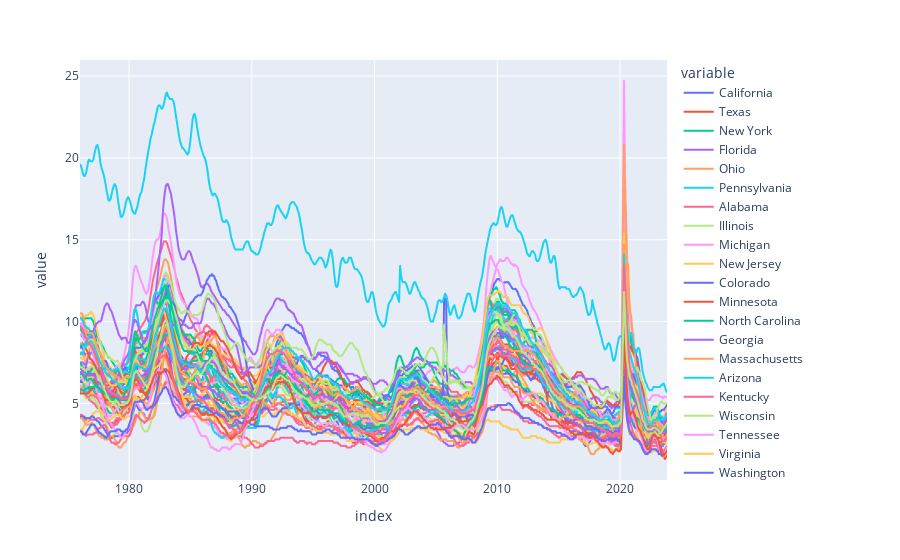

Source (notebook cell):
### Code cell
# Plot Staten Unemployement Rate
px.line(uemp_states)

### Figure 1 — Plotly figure (JSON) as saved in the notebook; plotly's stock layout.template omitted (floating-point values rounded to 4 significant figures; data arrays with more than 128 entries replaced by an {"elided": "..."} marker saying what was removed)
{"data": [{"hovertemplate": "variable=California<br>index=%{x}<br>value=%{y}<extra></extra>", "legendgroup": "California", "line": {"color": "#636efa", "dash": "solid"}, "marker": {"symbol": "circle"}, "mode": "lines", "name": "California", "showlegend": true, "type": "scattergl", "x": {"elided": "573 str values"}, "xaxis": "x", "y": {"elided": "573 float values"}, "yaxis": "y"}, {"hovertemplate": "variable=Texas<br>index=%{x}<br>value=%{y}<extra></extra>", "legendgroup": "Texas", "line": {"color": "#EF553B", "dash": "solid"}, "marker": {"symbol": "circle"}, "mode": "lines", "name": "Texas", "showlegend": true, "type": "scattergl", "x": {"elided": "573 str values"}, "xaxis": "x", "y": {"elided": "573 float values"}, "yaxis": "y"}, {"hovertemplate": "variable=New York<br>index=%{x}<br>value=%{y}<extra></extra>", "legendgroup": "New York", "line": {"color": "#00cc96", "dash": "solid"}, "marker": {"symbol": "circle"}, "mode": "lines", "name": "New York", "showlegend": true, "type": "scattergl", "x": {"elided": "573 str values"}, "xaxis": "x", "y": {"elided": "573 float values"}, "yaxis": "y"}, {"hovertemplate": "variable=Florida<br>index=%{x}<br>value=%{y}<extra></extra>", "legendgroup": "Florida", "line": {"color": "#ab63fa", "dash": "solid"}, "marker": {"symbol": "circle"}, "mode": "lines", "name": "Florida", "showlegend": true, "type": "scattergl", "x": {"elided": "573 str values"}, "xaxis": "x", "y": {"elided": "573 float values"}, "yaxis": "y"}, {"hovertemplate": "variable=Ohio<br>index=%{x}<br>value=%{y}<extra></extra>", "legendgroup": "Ohio", "line": {"color": "#FFA15A", "dash": "solid"}, "marker": {"symbol": "circle"}, "mode": "lines", "name": "Ohio", "showlegend": true, "type": "scattergl", "x": {"elided": "573 str values"}, "xaxis": "x", "y": {"elided": "573 float values"}, "yaxis": "y"}, {"hovertemplate": "variable=Pennsylvania<br>index=%{x}<br>value=%{y}<extra></extra>", "legendgroup": "Pennsylvania", "line": {"color": "#19d3f3", "dash": "solid"}, "marker": {"symbol": "circle"}, "mode": "lines", "name": "Pennsylvania", "showlegend": true, "type": "scattergl", "x": {"elided": "573 str values"}, "xaxis": "x", "y": {"elided": "573 float values"}, "yaxis": "y"}, {"hovertemplate": "variable=Alabama<br>index=%{x}<br>value=%{y}<extra></extra>", "legendgroup": "Alabama", "line": {"color": "#FF6692", "dash": "solid"}, "marker": {"symbol": "circle"}, "mode": "lines", "name": "Alabama", "showlegend": true, "type": "scattergl", "x": {"elided": "573 str values"}, "xaxis": "x", "y": {"elided": "573 float values"}, "yaxis": "y"}, {"hovertemplate": "variable=Illinois<br>index=%{x}<br>value=%{y}<extra></extra>", "legendgroup": "Illinois", "line": {"color": "#B6E880", "dash": "solid"}, "marker": {"symbol": "circle"}, "mode": "lines", "name": "Illinois", "showlegend": true, "type": "scattergl", "x": {"elided": "573 str values"}, "xaxis": "x", "y": {"elided": "573 float values"}, "yaxis": "y"}, {"hovertemplate": "variable=Michigan<br>index=%{x}<br>value=%{y}<extra></extra>", "legendgroup": "Michigan", "line": {"color": "#FF97FF", "dash": "solid"}, "marker": {"symbol": "circle"}, "mode": "lines", "name": "Michigan", "showlegend": true, "type": "scattergl", "x": {"elided": "573 str values"}, "xaxis": "x", "y": {"elided": "573 float values"}, "yaxis": "y"}, {"hovertemplate": "variable=New Jersey<br>index=%{x}<br>value=%{y}<extra></extra>", "legendgroup": "New Jersey", "line": {"color": "#FECB52", "dash": "solid"}, "marker": {"symbol": "circle"}, "mode": "lines", "name": "New Jersey", "showlegend": true, "type": "scattergl", "x": {"elided": "573 str values"}, "xaxis": "x", "y": {"elided": "573 float values"}, "yaxis": "y"}, {"hovertemplate": "variable=Colorado<br>index=%{x}<br>value=%{y}<extra></extra>", "legendgroup": "Colorado", "line": {"color": "#636efa", "dash": "solid"}, "marker": {"symbol": "circle"}, "mode": "lines", "name": "Colorado", "showlegend": true, "type": "scattergl", "x": {"elided": "573 str values"}, "xaxis": "x", "y": {"elided": "573 float values"}, "yaxis": "y"}, {"hovertemplate": "variable=Minnesota<br>index=%{x}<br>value=%{y}<extra></extra>", "legendgroup": "Minnesota", "line": {"color": "#EF553B", "dash": "solid"}, "marker": {"symbol": "circle"}, "mode": "lines", "name": "Minnesota", "showlegend": true, "type": "scattergl", "x": {"elided": "573 str values"}, "xaxis": "x", "y": {"elided": "573 float values"}, "yaxis": "y"}, {"hovertemplate": "variable=North Carolina<br>index=%{x}<br>value=%{y}<extra></extra>", "legendgroup": "North Carolina", "line": {"color": "#00cc96", "dash": "solid"}, "marker": {"symbol": "circle"}, "mode": "lines", "name": "North Carolina", "showlegend": true, "type": "scattergl", "x": {"elided": "573 str values"}, "xaxis": "x", "y": {"elided": "573 float values"}, "yaxis": "y"}, {"hovertemplate": "variable=Georgia<br>index=%{x}<br>value=%{y}<extra></extra>", "legendgroup": "Georgia", "line": {"color": "#ab63fa", "dash": "solid"}, "marker": {"symbol": "circle"}, "mode": "lines", "name": "Georgia", "showlegend": true, "type": "scattergl", "x": {"elided": "573 str values"}, "xaxis": "x", "y": {"elided": "573 float values"}, "yaxis": "y"}, {"hovertemplate": "variable=Massachusetts<br>index=%{x}<br>value=%{y}<extra></extra>", "legendgroup": "Massachusetts", "line": {"color": "#FFA15A", "dash": "solid"}, "marker": {"symbol": "circle"}, "mode": "lines", "name": "Massachusetts", "showlegend": true, "type": "scattergl", "x": {"elided": "573 str values"}, "xaxis": "x", "y": {"elided": "573 float values"}, "yaxis": "y"}, {"hovertemplate": "variable=Arizona<br>index=%{x}<br>value=%{y}<extra></extra>", "legendgroup": "Arizona", "line": {"color": "#19d3f3", "dash": "solid"}, "marker": {"symbol": "circle"}, "mode": "lines", "name": "Arizona", "showlegend": true, "type": "scattergl", "x": {"elided": "573 str values"}, "xaxis": "x", "y": {"elided": "573 float values"}, "yaxis": "y"}, {"hovertemplate": "variable=Kentucky<br>index=%{x}<br>value=%{y}<extra></extra>", "legendgroup": "Kentucky", "line": {"color": "#FF6692", "dash": "solid"}, "marker": {"symbol": "circle"}, "mode": "lines", "name": "Kentucky", "showlegend": true, "type": "scattergl", "x": {"elided": "573 str values"}, "xaxis": "x", "y": {"elided": "573 float values"}, "yaxis": "y"}, {"hovertemplate": "variable=Wisconsin<br>index=%{x}<br>value=%{y}<extra></extra>", "legendgroup": "Wisconsin", "line": {"color": "#B6E880", "dash": "solid"}, "marker": {"symbol": "circle"}, "mode": "lines", "name": "Wisconsin", "showlegend": true, "type": "scattergl", "x": {"elided": "573 str values"}, "xaxis": "x", "y": {"elided": "573 float values"}, "yaxis": "y"}, {"hovertemplate": "variable=Tennessee<br>index=%{x}<br>value=%{y}<extra></extra>", "legendgroup": "Tennessee", "line": {"color": "#FF97FF", "dash": "solid"}, "marker": {"symbol": "circle"}, "mode": "lines", "name": "Tennessee", "showlegend": true, "type": "scattergl", "x": {"elided": "573 str values"}, "xaxis": "x", "y": {"elided": "573 float values"}, "yaxis": "y"}, {"hovertemplate": "variable=Virginia<br>index=%{x}<br>value=%{y}<extra></extra>", "legendgroup": "Virginia", "line": {"color": "#FECB52", "dash": "solid"}, "marker": {"symbol": "circle"}, "mode": "lines", "name": "Virginia", "showlegend": true, "type": "scattergl", "x": {"elided": "573 str values"}, "xaxis": "x", "y": {"elided": "573 float values"}, "yaxis": "y"}, {"hovertemplate": "variable=Washington<br>index=%{x}<br>value=%{y}<extra></extra>", "legendgroup": "Washington", "line": {"color": "#636efa", "dash": "solid"}, "marker": {"symbol": "circle"}, "mode": "lines", "name": "Washington", "showlegend": true, "type": "scattergl", "x": {"elided": "573 str values"}, "xaxis": "x", "y": {"elided": "573 float values"}, "yaxis": "y"}, {"hovertemplate": "variable=Maryland<br>index=%{x}<br>value=%{y}<extra></extra>", "legendgroup": "Maryland", "line": {"color": "#EF553B", "dash": "solid"}, "marker": {"symbol": "circle"}, "mode": "lines", "name": "Maryland", "showlegend": true, "type": "scattergl", "x": {"elided": "573 str values"}, "xaxis": "x", "y": {"elided": "573 float values"}, "yaxis": "y"}, {"hovertemplate": "variable=Oregon<br>index=%{x}<br>value=%{y}<extra></extra>", "legendgroup": "Oregon", "line": {"color": "#00cc96", "dash": "solid"}, "marker": {"symbol": "circle"}, "mode": "lines", "name": "Oregon", "showlegend": true, "type": "scattergl", "x": {"elided": "573 str values"}, "xaxis": "x", "y": {"elided": "573 float values"}, "yaxis": "y"}, {"hovertemplate": "variable=West Virginia<br>index=%{x}<br>value=%{y}<extra></extra>", "legendgroup": "West Virginia", "line": {"color": "#ab63fa", "dash": "solid"}, "marker": {"symbol": "circle"}, "mode": "lines", "name": "West Virginia", "showlegend": true, "type": "scattergl", "x": {"elided": "573 str values"}, "xaxis": "x", "y": {"elided": "573 float values"}, "yaxis": "y"}, {"hovertemplate": "variable=Missouri<br>index=%{x}<br>value=%{y}<extra></extra>", "legendgroup": "Missouri", "line": {"color": "#FFA15A", "dash": "solid"}, "marker": {"symbol": "circle"}, "mode": "lines", "name": "Missouri", "showlegend": true, "type": "scattergl", "x": {"elided": "573 str values"}, "xaxis": "x", "y": {"elided": "573 float values"}, "yaxis": "y"}, {"hovertemplate": "variable=Indiana<br>index=%{x}<br>value=%{y}<extra></extra>", "legendgroup": "Indiana", "line": {"color": "#19d3f3", "dash": "solid"}, "marker": {"symbol": "circle"}, "mode": "lines", "name": "Indiana", "showlegend": true, "type": "scattergl", "x": {"elided": "573 str values"}, "xaxis": "x", "y": {"elided": "573 float values"}, "yaxis": "y"}, {"hovertemplate": "variable=Iowa<br>index=%{x}<br>value=%{y}<extra></extra>", "legendgroup": "Iowa", "line": {"color": "#FF6692", "dash": "solid"}, "marker": {"symbol": "circle"}, "mode": "lines", "name": "Iowa", "showlegend": true, "type": "scattergl", "x": {"elided": "573 str values"}, "xaxis": "x", "y": {"elided": "573 float values"}, "yaxis": "y"}, {"hovertemplate": "variable=Oklahoma<br>index=%{x}<br>value=%{y}<extra></extra>", "legendgroup": "Oklahoma", "line": {"color": "#B6E880", "dash": "solid"}, "marker": {"symbol": "circle"}, "mode": "lines", "name": "Oklahoma", "showlegend": true, "type": "scattergl", "x": {"elided": "573 str values"}, "xaxis": "x", "y": {"elided": "573 float values"}, "yaxis": "y"}, {"hovertemplate": "variable=Nevada<br>index=%{x}<br>value=%{y}<extra></extra>", "legendgroup": "Nevada", "line": {"color": "#FF97FF", "dash": "solid"}, "marker": {"symbol": "circle"}, "mode": "lines", "name": "Nevada", "showlegend": true, "type": "scattergl", "x": {"elided": "573 str values"}, "xaxis": "x", "y": {"elided": "573 float values"}, "yaxis": "y"}, {"hovertemplate": "variable=Arkansas<br>index=%{x}<br>value=%{y}<extra></extra>", "legendgroup": "Arkansas", "line": {"color": "#FECB52", "dash": "solid"}, "marker": {"symbol": "circle"}, "mode": "lines", "name": "Arkansas", "showlegend": true, "type": "scattergl", "x": {"elided": "573 str values"}, "xaxis": "x", "y": {"elided": "573 float values"}, "yaxis": "y"}, {"hovertemplate": "variable=Louisiana<br>index=%{x}<br>value=%{y}<extra></extra>", "legendgroup": "Louisiana", "line": {"color": "#636efa", "dash": "solid"}, "marker": {"symbol": "circle"}, "mode": "lines", "name": "Louisiana", "showlegend": true, "type": "scattergl", "x": {"elided": "573 str values"}, "xaxis": "x", "y": {"elided": "573 float values"}, "yaxis": "y"}, {"hovertemplate": "variable=New Mexico<br>index=%{x}<br>value=%{y}<extra></extra>", "legendgroup": "New Mexico", "line": {"color": "#EF553B", "dash": "solid"}, "marker": {"symbol": "circle"}, "mode": "lines", "name": "New Mexico", "showlegend": true, "type": "scattergl", "x": {"elided": "573 str values"}, "xaxis": "x", "y": {"elided": "573 float values"}, "yaxis": "y"}, {"hovertemplate": "variable=South Carolina<br>index=%{x}<br>value=%{y}<extra></extra>", "legendgroup": "South Carolina", "line": {"color": "#00cc96", "dash": "solid"}, "marker": {"symbol": "circle"}, "mode": "lines", "name": "South Carolina", "showlegend": true, "type": "scattergl", "x": {"elided": "573 str values"}, "xaxis": "x", "y": {"elided": "573 float values"}, "yaxis": "y"}, {"hovertemplate": "variable=Alaska<br>index=%{x}<br>value=%{y}<extra></extra>", "legendgroup": "Alaska", "line": {"color": "#ab63fa", "dash": "solid"}, "marker": {"symbol": "circle"}, "mode": "lines", "name": "Alaska", "showlegend": true, "type": "scattergl", "x": {"elided": "573 str values"}, "xaxis": "x", "y": {"elided": "573 float values"}, "yaxis": "y"}, {"hovertemplate": "variable=Hawaii<br>index=%{x}<br>value=%{y}<extra></extra>", "legendgroup": "Hawaii", "line": {"color": "#FFA15A", "dash": "solid"}, "marker": {"symbol": "circle"}, "mode": "lines", "name": "Hawaii", "showlegend": true, "type": "scattergl", "x": {"elided": "573 str values"}, "xaxis": "x", "y": {"elided": "573 float values"}, "yaxis": "y"}, {"hovertemplate": "variable=Puerto Rico<br>index=%{x}<br>value=%{y}<extra></extra>", "legendgroup": "Puerto Rico", "line": {"color": "#19d3f3", "dash": "solid"}, "marker": {"symbol": "circle"}, "mode": "lines", "name": "Puerto Rico", "showlegend": true, "type": "scattergl", "x": {"elided": "573 str values"}, "xaxis": "x", "y": {"elided": "573 float values"}, "yaxis": "y"}, {"hovertemplate": "variable=Utah<br>index=%{x}<br>value=%{y}<extra></extra>", "legendgroup": "Utah", "line": {"color": "#FF6692", "dash": "solid"}, "marker": {"symbol": "circle"}, "mode": "lines", "name": "Utah", "showlegend": true, "type": "scattergl", "x": {"elided": "573 str values"}, "xaxis": "x", "y": {"elided": "573 float values"}, "yaxis": "y"}, {"hovertemplate": "variable=Mississippi<br>index=%{x}<br>value=%{y}<extra></extra>", "legendgroup": "Mississippi", "line": {"color": "#B6E880", "dash": "solid"}, "marker": {"symbol": "circle"}, "mode": "lines", "name": "Mississippi", "showlegend": true, "type": "scattergl", "x": {"elided": "573 str values"}, "xaxis": "x", "y": {"elided": "573 float values"}, "yaxis": "y"}, {"hovertemplate": "variable=Connecticut<br>index=%{x}<br>value=%{y}<extra></extra>", "legendgroup": "Connecticut", "line": {"color": "#FF97FF", "dash": "solid"}, "marker": {"symbol": "circle"}, "mode": "lines", "name": "Connecticut", "showlegend": true, "type": "scattergl", "x": {"elided": "573 str values"}, "xaxis": "x", "y": {"elided": "573 float values"}, "yaxis": "y"}, {"hovertemplate": "variable=North Dakota<br>index=%{x}<br>value=%{y}<extra></extra>", "legendgroup": "North Dakota", "line": {"color": "#FECB52", "dash": "solid"}, "marker": {"symbol": "circle"}, "mode": "lines", "name": "North Dakota", "showlegend": true, "type": "scattergl", "x": {"elided": "573 str values"}, "xaxis": "x", "y": {"elided": "573 float values"}, "yaxis": "y"}, {"hovertemplate": "variable=Kansas<br>index=%{x}<br>value=%{y}<extra></extra>", "legendgroup": "Kansas", "line": {"color": "#636efa", "dash": "solid"}, "marker": {"symbol": "circle"}, "mode": "lines", "name": "Kansas", "showlegend": true, "type": "scattergl", "x": {"elided": "573 str values"}, "xaxis": "x", "y": {"elided": "573 float values"}, "yaxis": "y"}, {"hovertemplate": "variable=Idaho<br>index=%{x}<br>value=%{y}<extra></extra>", "legendgroup": "Idaho", "line": {"color": "#EF553B", "dash": "solid"}, "marker": {"symbol": "circle"}, "mode": "lines", "name": "Idaho", "showlegend": true, "type": "scattergl", "x": {"elided": "573 str values"}, "xaxis": "x", "y": {"elided": "573 float values"}, "yaxis": "y"}, {"hovertemplate": "variable=Montana<br>index=%{x}<br>value=%{y}<extra></extra>", "legendgroup": "Montana", "line": {"color": "#00cc96", "dash": "solid"}, "marker": {"symbol": "circle"}, "mode": "lines", "name": "Montana", "showlegend": true, "type": "scattergl", "x": {"elided": "573 str values"}, "xaxis": "x", "y": {"elided": "573 float values"}, "yaxis": "y"}, {"hovertemplate": "variable=Maine<br>index=%{x}<br>value=%{y}<extra></extra>", "legendgroup": "Maine", "line": {"color": "#ab63fa", "dash": "solid"}, "marker": {"symbol": "circle"}, "mode": "lines", "name": "Maine", "showlegend": true, "type": "scattergl", "x": {"elided": "573 str values"}, "xaxis": "x", "y": {"elided": "573 float values"}, "yaxis": "y"}, {"hovertemplate": "variable=Wyoming<br>index=%{x}<br>value=%{y}<extra></extra>", "legendgroup": "Wyoming", "line": {"color": "#FFA15A", "dash": "solid"}, "marker": {"symbol": "circle"}, "mode": "lines", "name": "Wyoming", "showlegend": true, "type": "scattergl", "x": {"elided": "573 str values"}, "xaxis": "x", "y": {"elided": "573 float values"}, "yaxis": "y"}, {"hovertemplate": "variable=Delaware<br>index=%{x}<br>value=%{y}<extra></extra>", "legendgroup": "Delaware", "line": {"color": "#19d3f3", "dash": "solid"}, "marker": {"symbol": "circle"}, "mode": "lines", "name": "Delaware", "showlegend": true, "type": "scattergl", "x": {"elided": "573 str values"}, "xaxis": "x", "y": {"elided": "573 float values"}, "yaxis": "y"}, {"hovertemplate": "variable=Nebraska<br>index=%{x}<br>value=%{y}<extra></extra>", "legendgroup": "Nebraska", "line": {"color": "#FF6692", "dash": "solid"}, "marker": {"symbol": "circle"}, "mode": "lines", "name": "Nebraska", "showlegend": true, "type": "scattergl", "x": {"elided": "573 str values"}, "xaxis": "x", "y": {"elided": "573 float values"}, "yaxis": "y"}, {"hovertemplate": "variable=the District of Columbia<br>index=%{x}<br>value=%{y}<extra></extra>", "legendgroup": "the District of Columbia", "line": {"color": "#B6E880", "dash": "solid"}, "marker": {"symbol": "circle"}, "mode": "lines", "name": "the District of Columbia", "showlegend": true, "type": "scattergl", "x": {"elided": "573 str values"}, "xaxis": "x", "y": {"elided": "573 float values"}, "yaxis": "y"}, {"hovertemplate": "variable=New Hampshire<br>index=%{x}<br>value=%{y}<extra></extra>", "legendgroup": "New Hampshire", "line": {"color": "#FF97FF", "dash": "solid"}, "marker": {"symbol": "circle"}, "mode": "lines", "name": "New Hampshire", "showlegend": true, "type": "scattergl", "x": {"elided": "573 str values"}, "xaxis": "x", "y": {"elided": "573 float values"}, "yaxis": "y"}, {"hovertemplate": "variable=Rhode Island<br>index=%{x}<br>value=%{y}<extra></extra>", "legendgroup": "Rhode Island", "line": {"color": "#FECB52", "dash": "solid"}, "marker": {"symbol": "circle"}, "mode": "lines", "name": "Rhode Island", "showlegend": true, "type": "scattergl", "x": {"elided": "573 str values"}, "xaxis": "x", "y": {"elided": "573 float values"}, "yaxis": "y"}, {"hovertemplate": "variable=South Dakota<br>index=%{x}<br>value=%{y}<extra></extra>", "legendgroup": "South Dakota", "line": {"color": "#636efa", "dash": "solid"}, "marker": {"symbol": "circle"}, "mode": "lines", "name": "South Dakota", "showlegend": true, "type": "scattergl", "x": {"elided": "573 str values"}, "xaxis": "x", "y": {"elided": "573 float values"}, "yaxis": "y"}, {"hovertemplate": "variable=Vermont<br>index=%{x}<br>value=%{y}<extra></extra>", "legendgroup": "Vermont", "line": {"color": "#EF553B", "dash": "solid"}, "marker": {"symbol": "circle"}, "mode": "lines", "name": "Vermont", "showlegend": true, "type": "scattergl", "x": {"elided": "573 str values"}, "xaxis": "x", "y": {"elided": "573 float values"}, "yaxis": "y"}, {"hovertemplate": "variable=Midwest Census Region<br>index=%{x}<br>value=%{y}<extra></extra>", "legendgroup": "Midwest Census Region", "line": {"color": "#00cc96", "dash": "solid"}, "marker": {"symbol": "circle"}, "mode": "lines", "name": "Midwest Census Region", "showlegend": true, "type": "scattergl", "x": {"elided": "573 str values"}, "xaxis": "x", "y": {"elided": "573 float values"}, "yaxis": "y"}, {"hovertemplate": "variable=South Census Region<br>index=%{x}<br>value=%{y}<extra></extra>", "legendgroup": "South Census Region", "line": {"color": "#ab63fa", "dash": "solid"}, "marker": {"symbol": "circle"}, "mode": "lines", "name": "South Census Region", "showlegend": true, "type": "scattergl", "x": {"elided": "573 str values"}, "xaxis": "x", "y": {"elided": "573 float values"}, "yaxis": "y"}, {"hovertemplate": "variable=Northeast Census Region<br>index=%{x}<br>value=%{y}<extra></extra>", "legendgroup": "Northeast Census Region", "line": {"color": "#FFA15A", "dash": "solid"}, "marker": {"symbol": "circle"}, "mode": "lines", "name": "Northeast Census Region", "showlegend": true, "type": "scattergl", "x": {"elided": "573 str values"}, "xaxis": "x", "y": {"elided": "573 float values"}, "yaxis": "y"}, {"hovertemplate": "variable=West Census Region<br>index=%{x}<br>value=%{y}<extra></extra>", "legendgroup": "West Census Region", "line": {"color": "#19d3f3", "dash": "solid"}, "marker": {"symbol": "circle"}, "mode": "lines", "name": "West Census Region", "showlegend": true, "type": "scattergl", "x": {"elided": "573 str values"}, "xaxis": "x", "y": {"elided": "573 float values"}, "yaxis": "y"}, {"hovertemplate": "variable=New England Census Division<br>index=%{x}<br>value=%{y}<extra></extra>", "legendgroup": "New England Census Division", "line": {"color": "#FF6692", "dash": "solid"}, "marker": {"symbol": "circle"}, "mode": "lines", "name": "New England Census Division", "showlegend": true, "type": "scattergl", "x": {"elided": "573 str values"}, "xaxis": "x", "y": {"elided": "573 float values"}, "yaxis": "y"}, {"hovertemplate": "variable=Mountain Census Division<br>index=%{x}<br>value=%{y}<extra></extra>", "legendgroup": "Mountain Census Division", "line": {"color": "#B6E880", "dash": "solid"}, "marker": {"symbol": "circle"}, "mode": "lines", "name": "Mountain Census Division", "showlegend": true, "type": "scattergl", "x": {"elided": "573 str values"}, "xaxis": "x", "y": {"elided": "573 float values"}, "yaxis": "y"}], "layout": {"legend": {"title": {"text": "variable"}, "tracegroupgap": 0}, "margin": {"t": 60}, "xaxis": {"anchor": "y", "domain": [0, 1], "title": {"text": "index"}}, "yaxis": {"anchor": "x", "domain": [0, 1], "title": {"text": "value"}}}}
